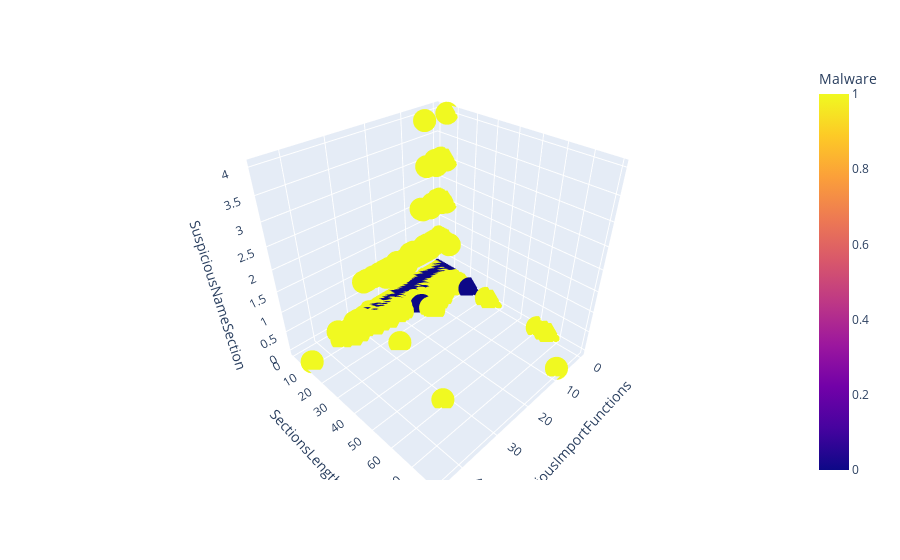

The notebook cell saved with this chart:
### Code cell
import plotly.express as px
fig = px.scatter_3d(
    df , 
    x = "SuspiciousImportFunctions",
    y = "SectionsLength",
    z = "SuspiciousNameSection",
    color= "Malware",
)
fig.show()

### Figure 1 — Plotly figure (JSON) as saved in the notebook; plotly's stock layout.template omitted (floating-point values rounded to 4 significant figures; data arrays with more than 128 entries replaced by an {"elided": "..."} marker saying what was removed)
{"data": [{"hovertemplate": "SuspiciousImportFunctions=%{x}<br>SectionsLength=%{y}<br>SuspiciousNameSection=%{z}<br>Malware=%{marker.color}<extra></extra>", "legendgroup": "", "marker": {"color": {"elided": "19611 int values"}, "coloraxis": "coloraxis", "symbol": "circle"}, "mode": "markers", "name": "", "scene": "scene", "showlegend": false, "type": "scatter3d", "x": {"elided": "19611 int values"}, "y": {"elided": "19611 int values"}, "z": {"elided": "19611 int values"}}], "layout": {"coloraxis": {"colorbar": {"title": {"text": "Malware"}}, "colorscale": [[0, "#0d0887"], [0.1111, "#46039f"], [0.2222, "#7201a8"], [0.3333, "#9c179e"], [0.4444, "#bd3786"], [0.5556, "#d8576b"], [0.6667, "#ed7953"], [0.7778, "#fb9f3a"], [0.8889, "#fdca26"], [1, "#f0f921"]]}, "legend": {"tracegroupgap": 0}, "margin": {"t": 60}, "scene": {"domain": {"x": [0, 1], "y": [0, 1]}, "xaxis": {"title": {"text": "SuspiciousImportFunctions"}}, "yaxis": {"title": {"text": "SectionsLength"}}, "zaxis": {"title": {"text": "SuspiciousNameSection"}}}}}
